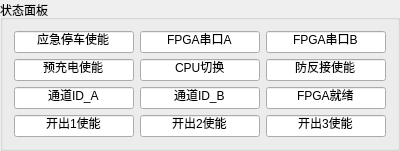
         <widget class="QGroupBox" name="stateGroupBox">
          <property name="minimumSize">
           <size>
            <width>400</width>
            <height>0</height>
           </size>
          </property>
          <property name="maximumSize">
           <size>
            <width>450</width>
            <height>16777215</height>
           </size>
          </property>
          <property name="title">
           <string>状态面板</string>
          </property>
          <layout class="QVBoxLayout" name="verticalLayout_5">
           <item>
            <layout class="QGridLayout" name="gridLayout_2">
             <item row="0" column="0">
              <widget class="QLineEdit" name="lineEdit_7">
               <property name="text">
                <string>应急停车使能</string>
               </property>
               <property name="alignment">
                <set>Qt::AlignCenter</set>
               </property>
               <property name="readOnly">
                <bool>true</bool>
               </property>
               <property name="clearButtonEnabled">
                <bool>false</bool>
               </property>
              </widget>
             </item>
             <item row="1" column="0">
              <widget class="QLineEdit" name="lineEdit_12">
               <property name="text">
                <string>预充电使能</string>
               </property>
               <property name="alignment">
                <set>Qt::AlignCenter</set>
               </property>
               <property name="readOnly">
                <bool>true</bool>
               </property>
               <property name="clearButtonEnabled">
                <bool>false</bool>
               </property>
              </widget>
             </item>
             <item row="2" column="2">
              <widget class="QLineEdit" name="lineEdit_15">
               <property name="text">
                <string>FPGA就绪</string>
               </property>
               <property name="alignment">
                <set>Qt::AlignCenter</set>
               </property>
               <property name="readOnly">
                <bool>true</bool>
               </property>
               <property name="clearButtonEnabled">
                <bool>false</bool>
               </property>
              </widget>
             </item>
             <item row="2" column="0">
              <widget class="QLineEdit" name="lineEdit_13">
               <property name="text">
                <string>通道ID_A</string>
               </property>
               <property name="alignment">
                <set>Qt::AlignCenter</set>
               </property>
               <property name="readOnly">
                <bool>true</bool>
               </property>
               <property name="clearButtonEnabled">
                <bool>false</bool>
               </property>
              </widget>
             </item>
             <item row="1" column="2">
              <widget class="QLineEdit" name="lineEdit_11">
               <property name="text">
                <string>防反接使能</string>
               </property>
               <property name="alignment">
                <set>Qt::AlignCenter</set>
               </property>
               <property name="readOnly">
                <bool>true</bool>
               </property>
               <property name="clearButtonEnabled">
                <bool>false</bool>
               </property>
              </widget>
             </item>
             <item row="2" column="1">
              <widget class="QLineEdit" name="lineEdit_14">
               <property name="text">
                <string>通道ID_B</string>
               </property>
               <property name="alignment">
                <set>Qt::AlignCenter</set>
               </property>
               <property name="readOnly">
                <bool>true</bool>
               </property>
               <property name="clearButtonEnabled">
                <bool>false</bool>
               </property>
              </widget>
             </item>
             <item row="0" column="2">
              <widget class="QLineEdit" name="lineEdit_9">
               <property name="text">
                <string>FPGA串口B</string>
               </property>
               <property name="alignment">
                <set>Qt::AlignCenter</set>
               </property>
               <property name="readOnly">
                <bool>true</bool>
               </property>
               <property name="clearButtonEnabled">
                <bool>false</bool>
               </property>
              </widget>
             </item>
             <item row="1" column="1">
              <widget class="QLineEdit" name="lineEdit_10">
               <property name="text">
                <string>CPU切换</string>
               </property>
               <property name="alignment">
                <set>Qt::AlignCenter</set>
               </property>
               <property name="readOnly">
                <bool>true</bool>
               </property>
               <property name="clearButtonEnabled">
                <bool>false</bool>
               </property>
              </widget>
             </item>
             <item row="3" column="0">
              <widget class="QLineEdit" name="lineEdit_16">
               <property name="text">
                <string>开出1使能</string>
               </property>
               <property name="alignment">
                <set>Qt::AlignCenter</set>
               </property>
               <property name="readOnly">
                <bool>true</bool>
               </property>
               <property name="clearButtonEnabled">
                <bool>false</bool>
               </property>
              </widget>
             </item>
             <item row="3" column="1">
              <widget class="QLineEdit" name="lineEdit_17">
               <property name="text">
                <string>开出2使能</string>
               </property>
               <property name="alignment">
                <set>Qt::AlignCenter</set>
               </property>
               <property name="readOnly">
                <bool>true</bool>
               </property>
               <property name="clearButtonEnabled">
                <bool>false</bool>
               </property>
              </widget>
             </item>
             <item row="3" column="2">
              <widget class="QLineEdit" name="lineEdit_18">
               <property name="text">
                <string>开出3使能</string>
               </property>
               <property name="alignment">
                <set>Qt::AlignCenter</set>
               </property>
               <property name="readOnly">
                <bool>true</bool>
               </property>
               <property name="clearButtonEnabled">
                <bool>false</bool>
               </property>
              </widget>
             </item>
             <item row="0" column="1">
              <widget class="QLineEdit" name="lineEdit_8">
               <property name="text">
                <string>FPGA串口A</string>
               </property>
               <property name="alignment">
                <set>Qt::AlignCenter</set>
               </property>
               <property name="readOnly">
                <bool>true</bool>
               </property>
               <property name="clearButtonEnabled">
                <bool>false</bool>
               </property>
              </widget>
             </item>
            </layout>
           </item>
          </layout>
         </widget>
